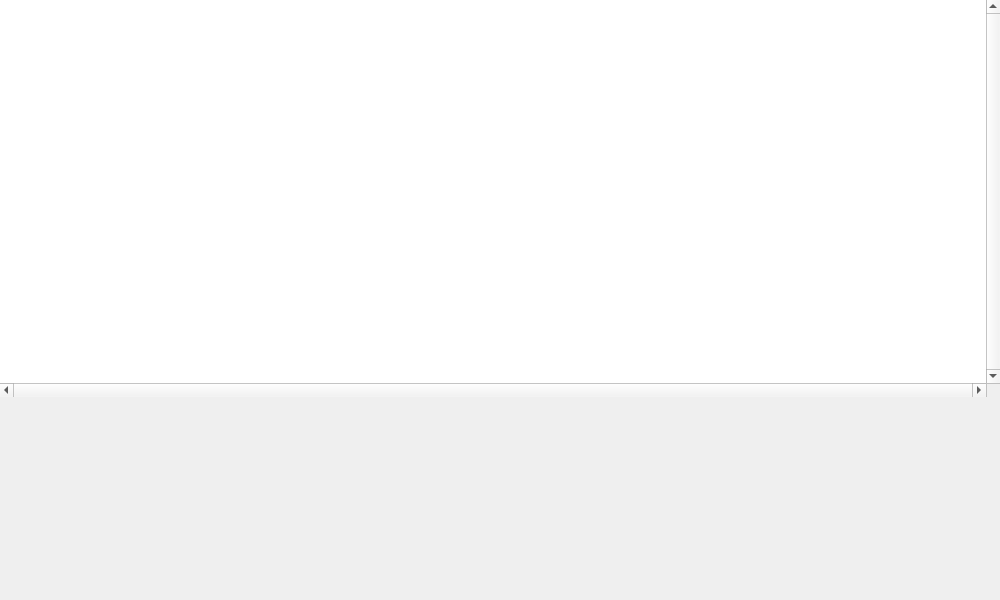
<?xml version="1.0" encoding="UTF-8"?>
<ui version="4.0">
 <class>MapViewerWindow</class>
 <widget class="QWidget" name="MapViewerWindow">
  <property name="geometry">
   <rect>
    <x>0</x>
    <y>0</y>
    <width>1000</width>
    <height>600</height>
   </rect>
  </property>
  <property name="windowTitle">
   <string>PeryiteUI - Map Viewer</string>
  </property>
  <widget class="QLabel" name="CircleInfoTitle">
   <property name="geometry">
    <rect>
     <x>0</x>
     <y>400</y>
     <width>1000</width>
     <height>41</height>
    </rect>
   </property>
   <property name="font">
    <font>
     <family>FreeSans</family>
     <pointsize>12</pointsize>
     <weight>75</weight>
     <bold>true</bold>
    </font>
   </property>
   <property name="text">
    <string/>
   </property>
   <property name="alignment">
    <set>Qt::AlignCenter</set>
   </property>
  </widget>
  <widget class="QGraphicsView" name="FlandersMap">
   <property name="geometry">
    <rect>
     <x>0</x>
     <y>0</y>
     <width>1000</width>
     <height>397</height>
    </rect>
   </property>
   <property name="frameShape">
    <enum>QFrame::NoFrame</enum>
   </property>
   <property name="frameShadow">
    <enum>QFrame::Plain</enum>
   </property>
   <property name="lineWidth">
    <number>0</number>
   </property>
   <property name="verticalScrollBarPolicy">
    <enum>Qt::ScrollBarAlwaysOn</enum>
   </property>
   <property name="horizontalScrollBarPolicy">
    <enum>Qt::ScrollBarAlwaysOn</enum>
   </property>
  </widget>
  <widget class="QLabel" name="CircleInfoText">
   <property name="geometry">
    <rect>
     <x>0</x>
     <y>440</y>
     <width>1000</width>
     <height>161</height>
    </rect>
   </property>
   <property name="font">
    <font>
     <family>FreeSans</family>
     <pointsize>10</pointsize>
     <weight>50</weight>
     <bold>false</bold>
    </font>
   </property>
   <property name="text">
    <string/>
   </property>
   <property name="alignment">
    <set>Qt::AlignCenter</set>
   </property>
  </widget>
  <widget class="QLabel" name="DaysLabel">
   <property name="geometry">
    <rect>
     <x>0</x>
     <y>0</y>
     <width>67</width>
     <height>17</height>
    </rect>
   </property>
   <property name="text">
    <string/>
   </property>
  </widget>
 </widget>
 <resources/>
 <connections/>
</ui>
